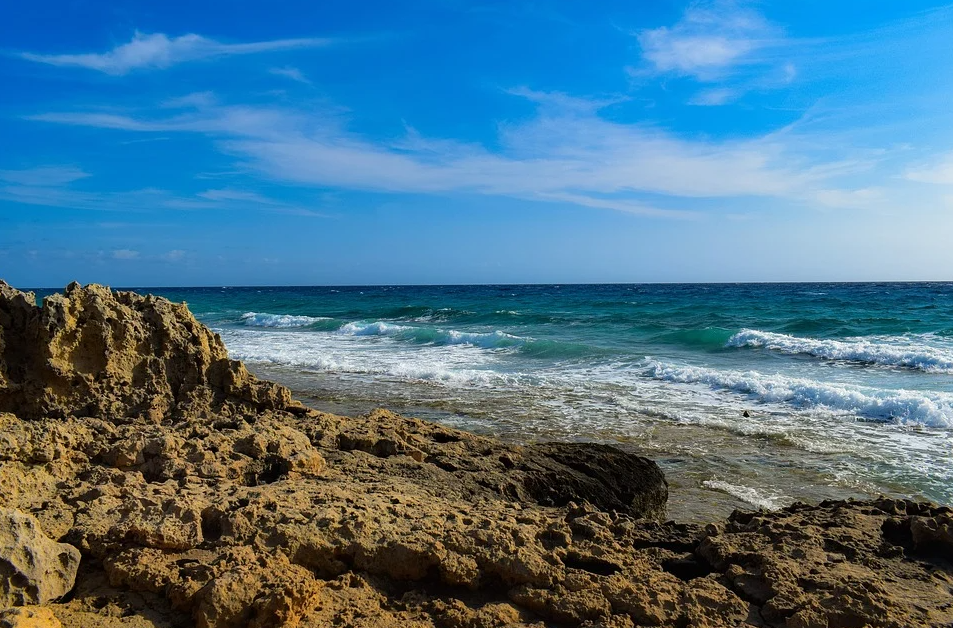
#> input picture segmentacion.png, 953 x 628 px
$ jupyter execute segmentacion.ipynb
#> lines starting #> are read from the running program, lines starting #| are printed output that depends on the picture; after the words box and inside, x2 and y2 are one past the last pixel; in counts of white or black regions, pixels touching at a corner belong together; long printed decimals are rounded
# Trabajo práctico 1

**Nombre**: Cristina Arroyo Huerta

2.3. Para la imagen segmentacion.png analice el histograma de los canales RGB. Segmente algunos de los elementos presentes en la imagen (agua, cielo, tierra) y muestre, aplicando mascaras, las regiones en imágenes separadas.

[cell 1]
# %matplotlib
import cv2 as cv
import matplotlib.pyplot as plt
import os
import numpy as np

def read_original_images(image_name):
#> called with image_name = 'segmentacion.png'
    image = cv.imread(image_name)
#> image is the input picture: shape (628, 953, 3); mean B, G, R 139, 116.4, 76.1
    return image

[cell 2]
def change_to_rgb(image):
    imgRGB = cv.cvtColor(image, cv.COLOR_BGR2RGB)
    return imgRGB

[cell 3]
image = read_original_images("segmentacion.png")
imageRGB = change_to_rgb(image)

fig, ax = plt.subplots(1,2, figsize=(20,12))
ax[0].imshow(image)
ax[0].set_title('segmentacion BGR')

ax[1].imshow(imageRGB);
ax[1].set_title('segmentacion RGB')
#> figure, not shown here; B, G, R data is drawn as R, G, B

[cell 4]
#Histogramas de los tres canales:
hist_red = cv.calcHist([imageRGB], [0], None, [256], [0, 256])
#> hist_red = 256 values, max 37866 at index 0, min 0 at index 252, mean 2337.8
hist_green = cv.calcHist([imageRGB], [1], None, [256], [0, 256])
#> hist_green = 256 values, max 8300 at index 125, min 18 at index 254, mean 2337.8
hist_blue = cv.calcHist([imageRGB], [2], None, [256], [0, 256])
#> hist_blue = 256 values, max 22983 at index 0, min 108 at index 254, mean 2337.8

plt.plot(hist_red, color='red', label='Rojo')
plt.plot(hist_green, color='green', label='Verde')
plt.plot(hist_blue, color='blue', label='Azul')

plt.title('Histograma RGB de la Imagen')
plt.xlabel('Valor del Píxel')
plt.ylabel('Frecuencia')
plt.legend()
plt.show()
#> figure, not shown here; curve peaks at x = 0, y = 37866; curve peaks at x = 125, y = 8300; curve peaks at x = 0, y = 22983

Se observa que el color rojo esta un mas apagado que los otros dos, la distribucion mas uniforme la tiene el color verde que es mas elevado en el centro.

Para la segmentacion se deben tomar muestras de cada una de las partes que se quieren segmentar y ademas pasar al espacio HSV

[cell 5]
from mpl_toolkits.mplot3d import Axes3D
from matplotlib import cm
from matplotlib import colors

img_HSV = cv.cvtColor(image, cv.COLOR_BGR2HSV)
#> img_HSV: shape (628, 953, 3); mean H, S, V 70.1, 153.6, 153.9

c1, c2, c3 = cv.split(imageRGB)
ch1, ch2, ch3 = cv.split(img_HSV)
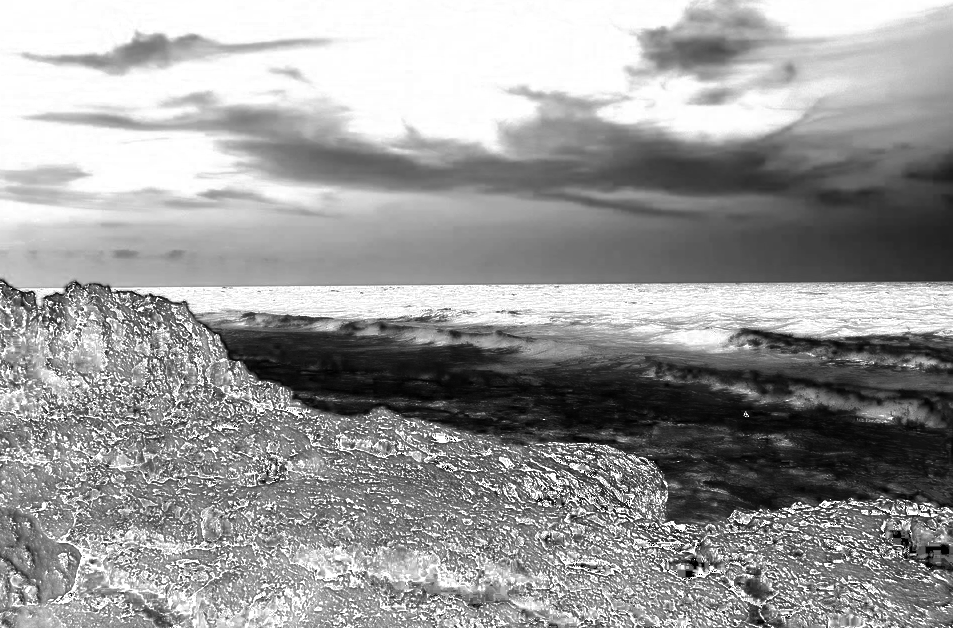
#> ch2: shape (628, 953); min 0, max 255, mean 153.6
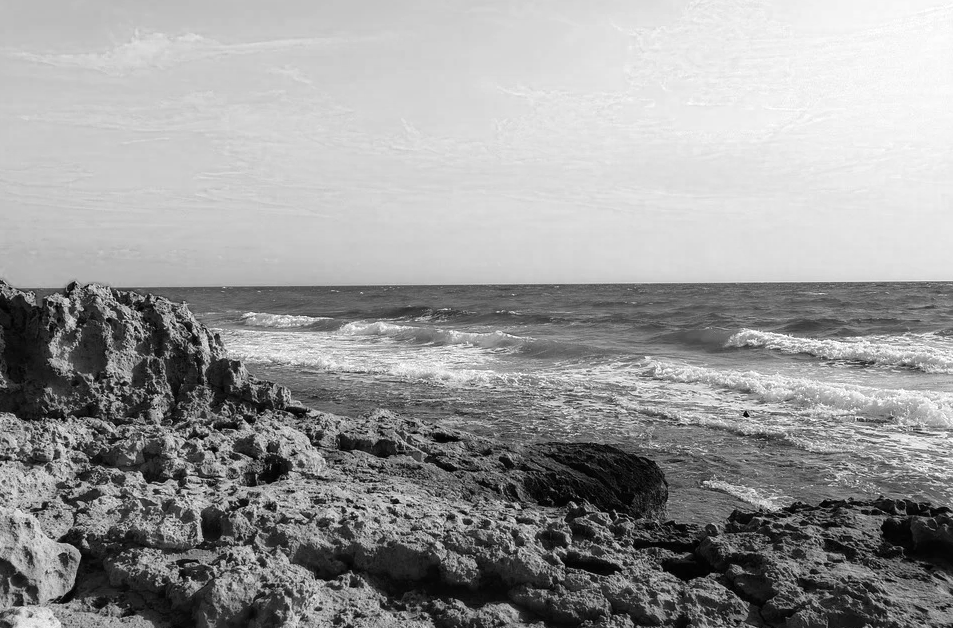
#> ch3: shape (628, 953); min 0, max 255, mean 153.9

fig = plt.figure()
axis = fig.add_subplot(1, 1, 1, projection="3d")

pixel_colors = imageRGB.reshape((np.shape(imageRGB)[0]*np.shape(imageRGB)[1], 3))
norm = colors.Normalize(vmin=-1.,vmax=1.)
norm.autoscale(pixel_colors)
pixel_colors = norm(pixel_colors).tolist()
#> pixel_colors = 598484 items

axis.scatter(c1.flatten(), c2.flatten(), c3.flatten(), facecolors=pixel_colors, marker=".")
axis.set_xlabel("Canal 1")
axis.set_ylabel("Canal 2")
axis.set_zlabel("Canal 3")
plt.show()

fig = plt.figure()
axis = fig.add_subplot(1, 1, 1, projection="3d")
axis.scatter(ch1.flatten(), ch2.flatten(), ch3.flatten(), facecolors=pixel_colors, marker=".")
axis.set_xlabel("Canal 1")
axis.set_ylabel("Canal 2")
axis.set_zlabel("Canal 3")
plt.show()
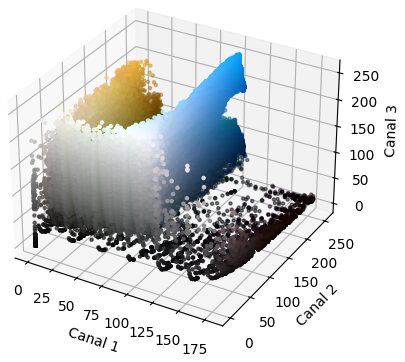
#> figure drawn by matplotlib, 1 panel

[cell 6]
plt.imshow(img_HSV)

[cell 7]
img_muestra_suelo = img_HSV[400:600,0:250,:]
#> img_muestra_suelo: shape (200, 250, 3); mean H, S, V 17.6, 152.2, 99.7
plt.figure(6)
plt.imshow(img_muestra_suelo)

color_mean = cv.mean(img_muestra_suelo)
#> color_mean = (17.57, 152.2, 99.66, 0)

print(color_mean)
#| (17.566, 152.176, 99.655, 0.0)

[cell 8]
color_l = (14,70,70)
color_u = (24,255,255)

mask = cv.inRange(img_HSV, color_l,  color_u)
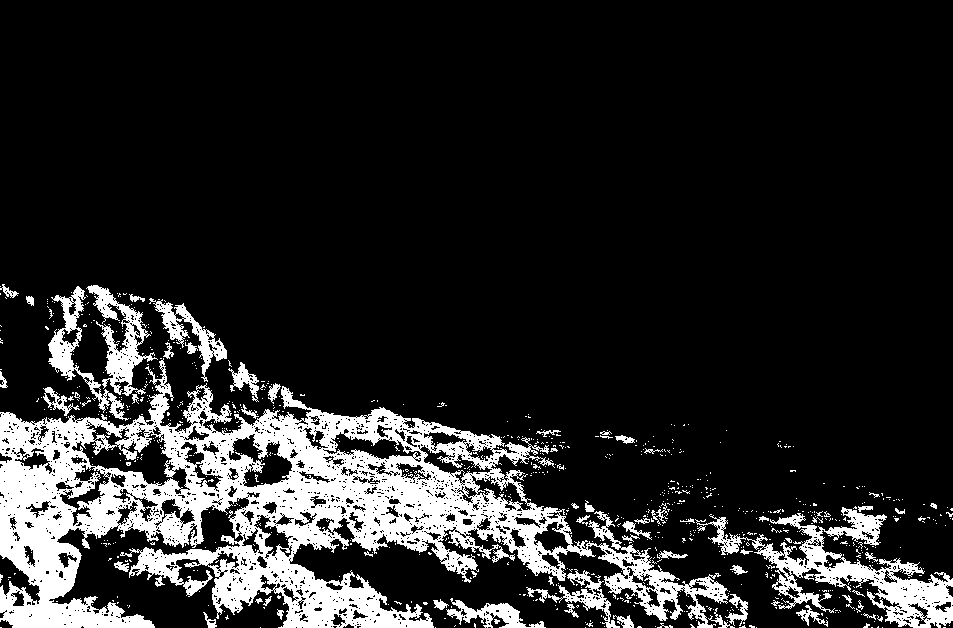
#> mask: shape (628, 953); 15.3% white; 816 white regions (750 under 20 px), largest, box (x1, y1, x2, y2) and area: (0, 358, 729, 628) 68555, (695, 507, 953, 628) 8274, (86, 285, 158, 396) 2515
img_segmentada = cv.bitwise_and(imageRGB, imageRGB, mask=mask)
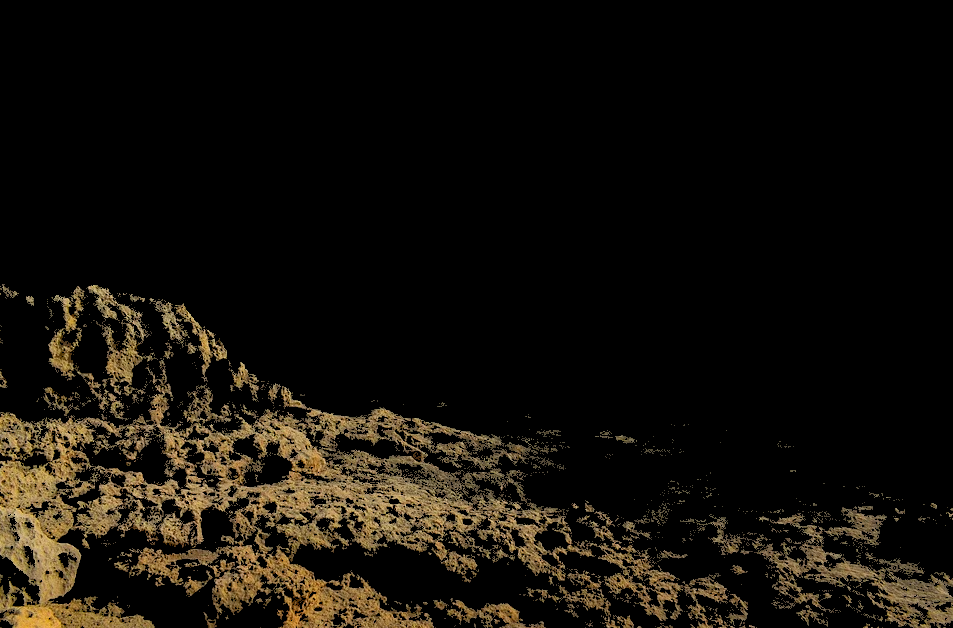
#> img_segmentada: shape (628, 953, 3); mean R, G, B 20.3, 16.6, 10.4

plt.figure(7)
plt.imshow(img_segmentada)
plt.show()

[cell 9]
img_muestra_hsv_cielo = img_HSV[0:250,0:1000,:]
#> img_muestra_hsv_cielo: shape (250, 953, 3); mean H, S, V 102.8, 189.5, 217.3
plt.figure(11)
plt.imshow(img_muestra_hsv_cielo)

color_mean = cv.mean(img_muestra_hsv_cielo)
#> color_mean = (102.8, 189.5, 217.3, 0)

print(color_mean)
#| (102.831, 189.487, 217.337, 0.0)

[cell 10]
color_l = (100, 20, 40)
color_u = (110, 255, 255)

mask2 = cv.inRange(img_HSV, color_l,  color_u)
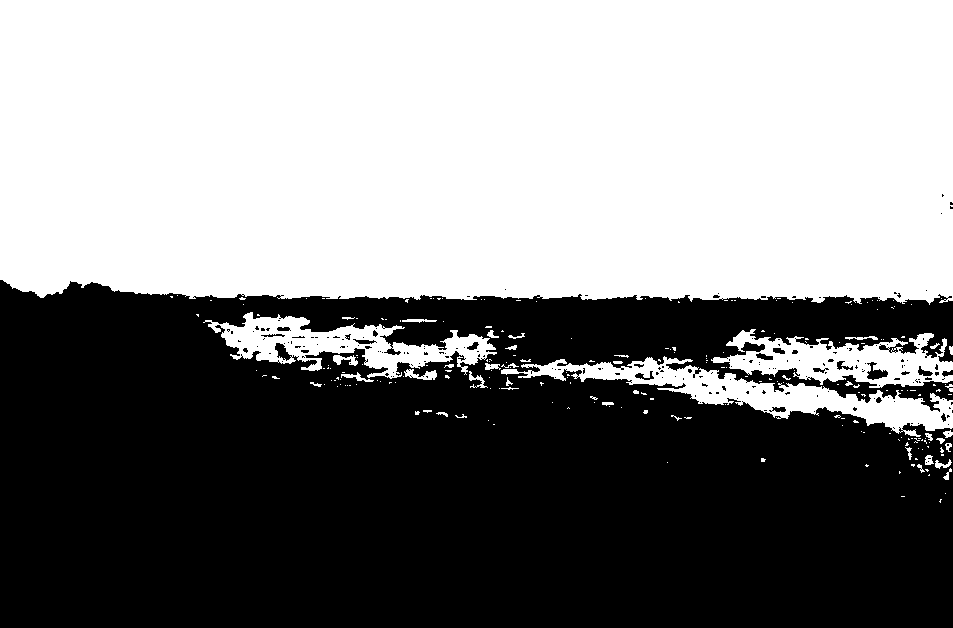
#> mask2: shape (628, 953); 51.7% white; 195 black regions (173 under 20 px), largest, box (x1, y1, x2, y2) and area: (0, 280, 953, 628) 287534, (867, 362, 888, 380) 187, (918, 366, 933, 376) 75
img_segmentada2 = cv.bitwise_and(imageRGB, imageRGB, mask=mask2)
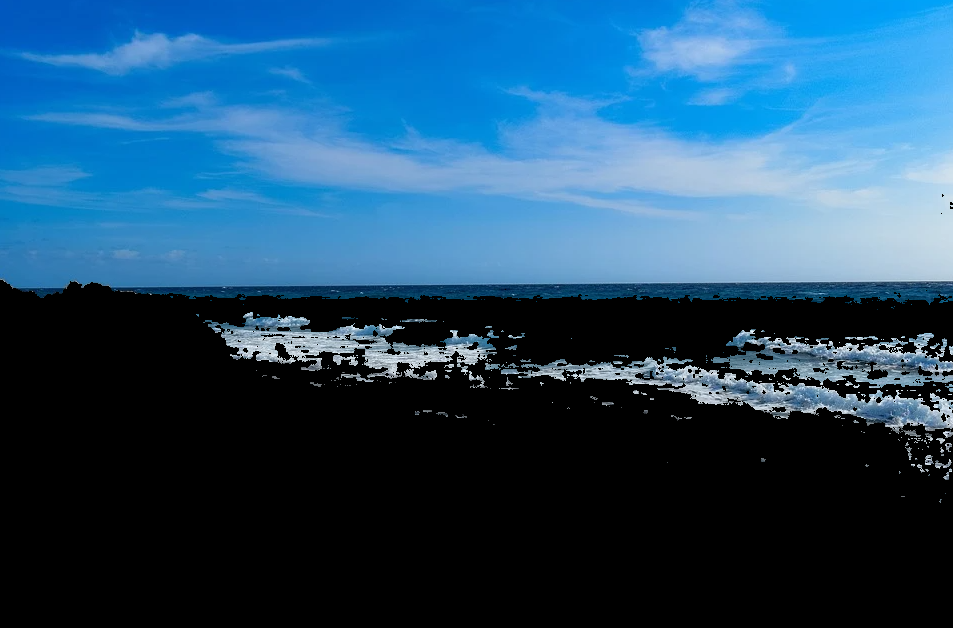
#> img_segmentada2: shape (628, 953, 3); mean R, G, B 34.6, 76.5, 107.1

plt.figure(8)
plt.imshow(img_segmentada2)
plt.show()

[cell 11]
img_muestra_hsv_mar = img_HSV[300:400,650:1000,:]
#> img_muestra_hsv_mar: shape (100, 303, 3); mean H, S, V 98.4, 127.4, 147.5
plt.figure(12)
plt.imshow(img_muestra_hsv_mar)

color_mean = cv.mean(img_muestra_hsv_mar)
#> color_mean = (98.38, 127.4, 147.5, 0)

print(color_mean)
#| (98.380, 127.412, 147.499, 0.0)

[cell 12]
color_l = (90, 50, 80)
color_u = (106, 200, 170)

mask3 = cv.inRange(img_HSV, color_l,  color_u)
#> mask3: shape (628, 953); 4.5% white; 826 white regions (782 under 20 px), largest, box (x1, y1, x2, y2) and area: (193, 309, 953, 378) 18480, (633, 366, 928, 425) 2672, (613, 281, 953, 294) 1269
img_segmentada3 = cv.bitwise_and(imageRGB, imageRGB, mask=mask3)
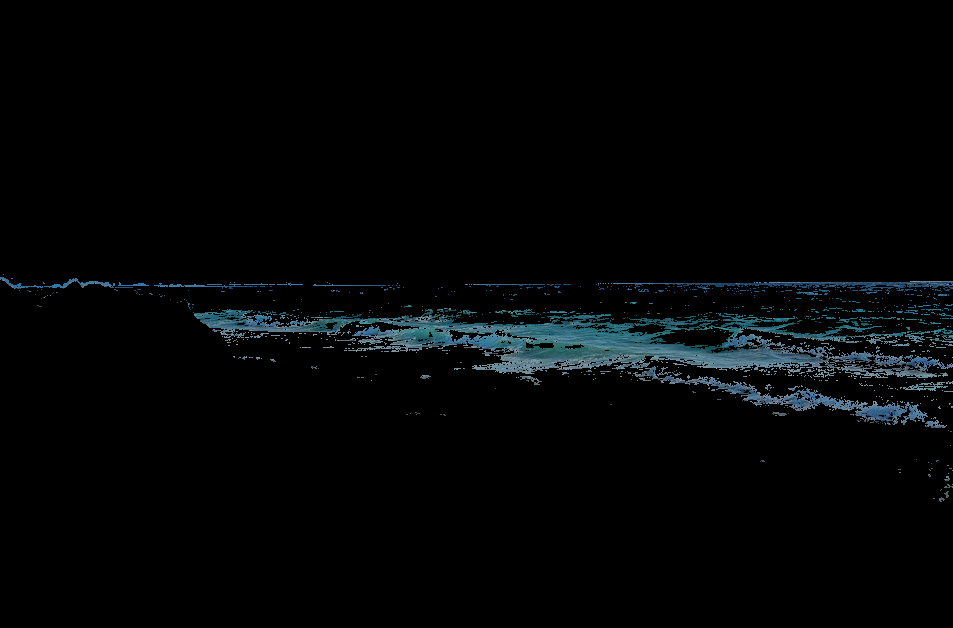
#> img_segmentada3: shape (628, 953, 3); mean R, G, B 3.1, 5.1, 5.9

plt.figure(13)
plt.imshow(img_segmentada3)
plt.show()

$ run again, with CoordCrom_2.png copied over segmentacion.png
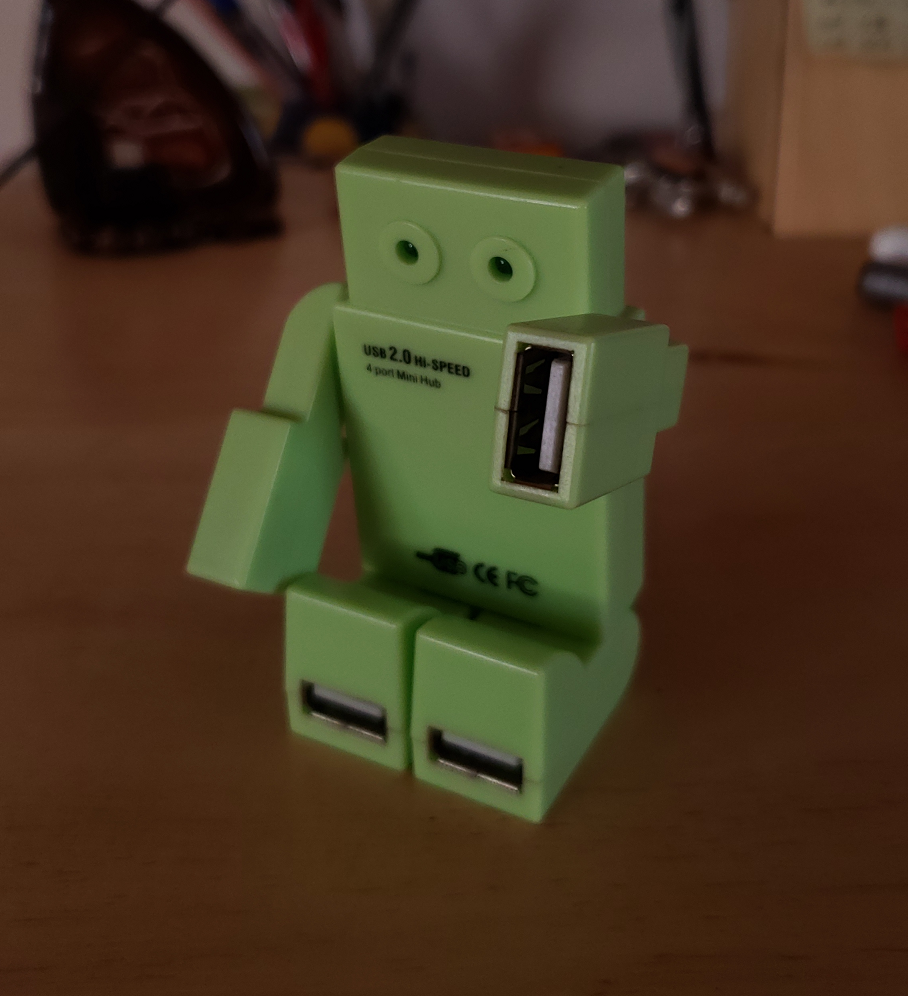
#> input picture CoordCrom_2.png, 908 x 996 px
#> in read_original_images, image is the input picture: shape (996, 908, 3); mean B, G, R 32.3, 54.3, 70.3
#> hist_red = 256 values, max 30049 at index 70, min 0 at index 171, mean 3532.7
#> hist_green = 256 values, max 28442 at index 40, min 0 at index 181, mean 3532.7
#> hist_blue = 256 values, max 45750 at index 17, min 0 at index 160, mean 3532.7
#> img_HSV: shape (996, 908, 3); mean H, S, V 27.8, 155.2, 74.7
#> pixel_colors = 904368 items
#> `plt.show()`:
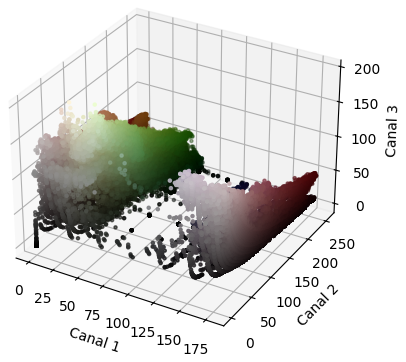
#> figure drawn by matplotlib, 1 panel
#> img_muestra_suelo: shape (200, 250, 3); mean H, S, V 15.4, 154.5, 87
#> `color_mean = cv.mean(img_muestra_suelo)`: color_mean = (15.36, 154.5, 87.04, 0)
#| (15.361, 154.460, 87.039, 0.0)
#> mask: shape (996, 908); 4.7% white; 915 white regions (890 under 20 px), largest, box (x1, y1, x2, y2) and area: (229, 631, 549, 937) 32190, (802, 0, 908, 66) 5624, (185, 217, 346, 599) 1365
#> `img_segmentada = cv.bitwise_and(imageRGB, imageRGB, mask=mask)`:
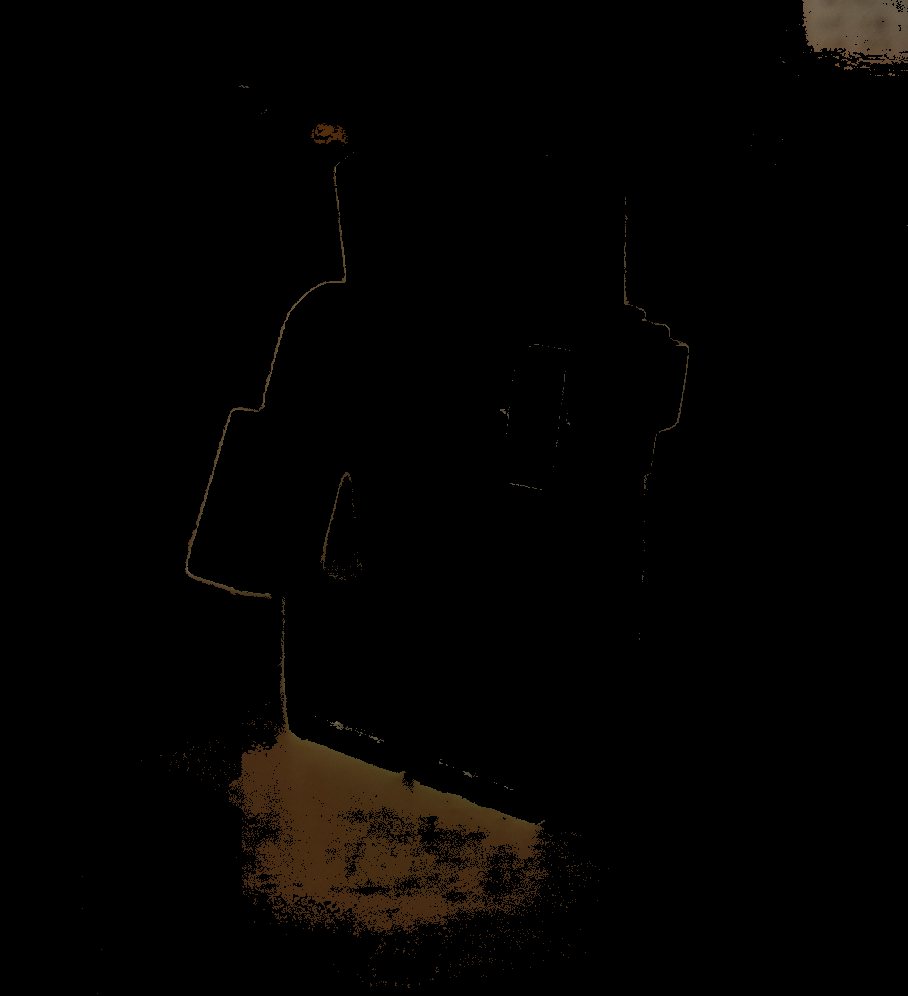
#> img_segmentada: shape (996, 908, 3); mean R, G, B 3.6, 2.5, 1.3
#> img_muestra_hsv_cielo: shape (250, 908, 3); mean H, S, V 47.7, 127.3, 67.6
#> `color_mean = cv.mean(img_muestra_hsv_cielo)`: color_mean = (47.71, 127.3, 67.59, 0)
#| (47.706, 127.256, 67.593, 0.0)
#> mask2: shape (996, 908); every value is 0
#> img_segmentada2: shape (996, 908, 3); every value is 0
#> img_muestra_hsv_mar: shape (100, 258, 3); mean H, S, V 12.4, 176.7, 71.5
#> `color_mean = cv.mean(img_muestra_hsv_mar)`: color_mean = (12.36, 176.7, 71.51, 0)
#| (12.360, 176.664, 71.509, 0.0)
